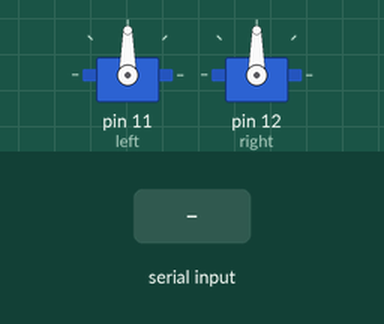
This sketch was run on a simulated Arduino Uno, built with avr-gcc and run on an emulated ATmega328P. On the bench: 2 × servo. Inputs (shaded band) come from the test bench. What the sketch prints to the serial monitor is not drawn.

Above: at 1.2 s.
1.3 s: "1" received over the second serial link
At 2.5 s:
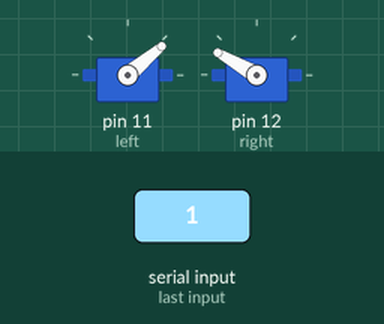
2.8 s: "2" received over the second serial link
At 3.9 s:
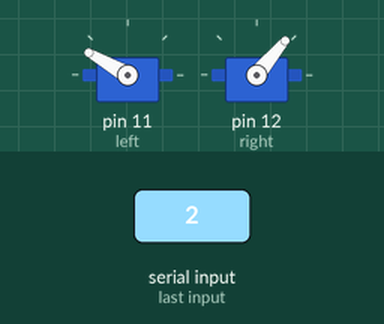
4.3 s: "4" received over the second serial link
At 5.0 s:
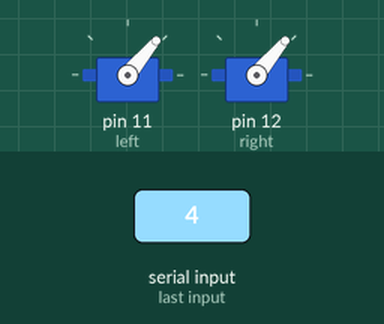
5.8 s: "3" received over the second serial link
At 6.1 s:
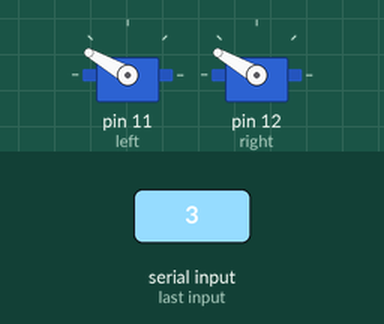
7.3 s: "5" received over the second serial link
At 8.5 s:
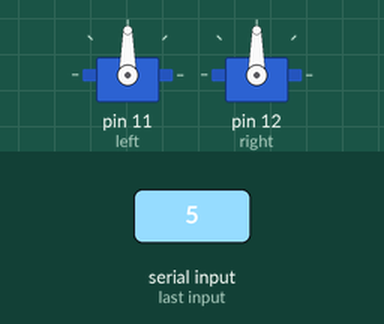
Timing chart, 0 to 9.8 s (numbered marks = the images above; inputs shaded):
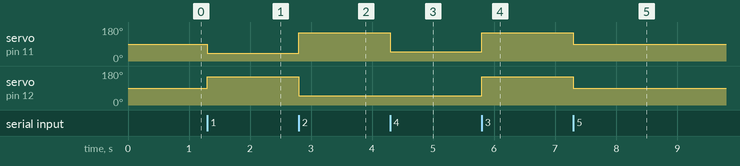

The sketch:

main.ino
```cpp
#include <SoftwareSerial.h>
#include <Servo.h>

SoftwareSerial bluetooth(8,9); // pin RX, pin TX
Servo left;
Servo right;

bool stopServo = false; // Variable para controlar que se detenga el motor
int servoStoppedCount = 0; // Contador de veces que se ha presionado '3'

void setup() {
  Serial.begin(9600);
  bluetooth.begin(9600);

  // Cambiar el nombre del módulo Bluetooth a "MiModuloBluetooth"
  Serial.println("AT+NAME=BlueBot1");
  Serial.println("AT+PIN1234");
  left.attach(11);
  right.attach(12);

}

void loop() {
  if (bluetooth.available()) {
    char input = bluetooth.read();
    Serial.print(input);

    int grados_left = 0;
    int grados_right = 0;

    if (input == '1') {
      grados_left = 40;   //izquierdo
      grados_right = 150; //derecho
    }
    if (input == '2') {
      grados_left = 150; //izquierdo
      grados_right = 50; //derecho
    }
    if (input == '4') {
      grados_left = 50; //izquierdo
      grados_right = 50;//derecho
    }
    if (input == '3') {
      servoStoppedCount++;

      if (servoStoppedCount == 3) {
        stopServo = !stopServo; // Cambiar el estado de detención del servomotor
        servoStoppedCount = 0; // Reiniciar el contador
      }

      if (stopServo) {
        grados_left = 90; // Detener el servomotor en una posición neutral
        grados_right = 90;
      } else {
        grados_left = 150; //izquierdo
        grados_right = 150; //derecho
      }
    }
    if (input == '5') {
      grados_left = 90;
      grados_right = 90;
    }

    // Mueve los servomotores a las posiciones indicadas por grados_left y grados_right
    left.write(grados_left);
    right.write(grados_right);
  }
}
```

Measured:
- after the input at 1.3 s, servo on pin 11 (left): 90° → 40° at once; servo on pin 12 (right): 90° → 150° at once
- after the input at 2.8 s, servo on pin 11 (left): 40° → 150° at once; servo on pin 12 (right): 150° → 50° at once
- after the input at 4.3 s, servo on pin 11 (left): 150° → 50° at once
- after the input at 5.8 s, servo on pin 11 (left), servo on pin 12 (right): 50° → 150° at once
- after the input at 7.3 s, servo on pin 11 (left), servo on pin 12 (right): 150° → 90° at once
